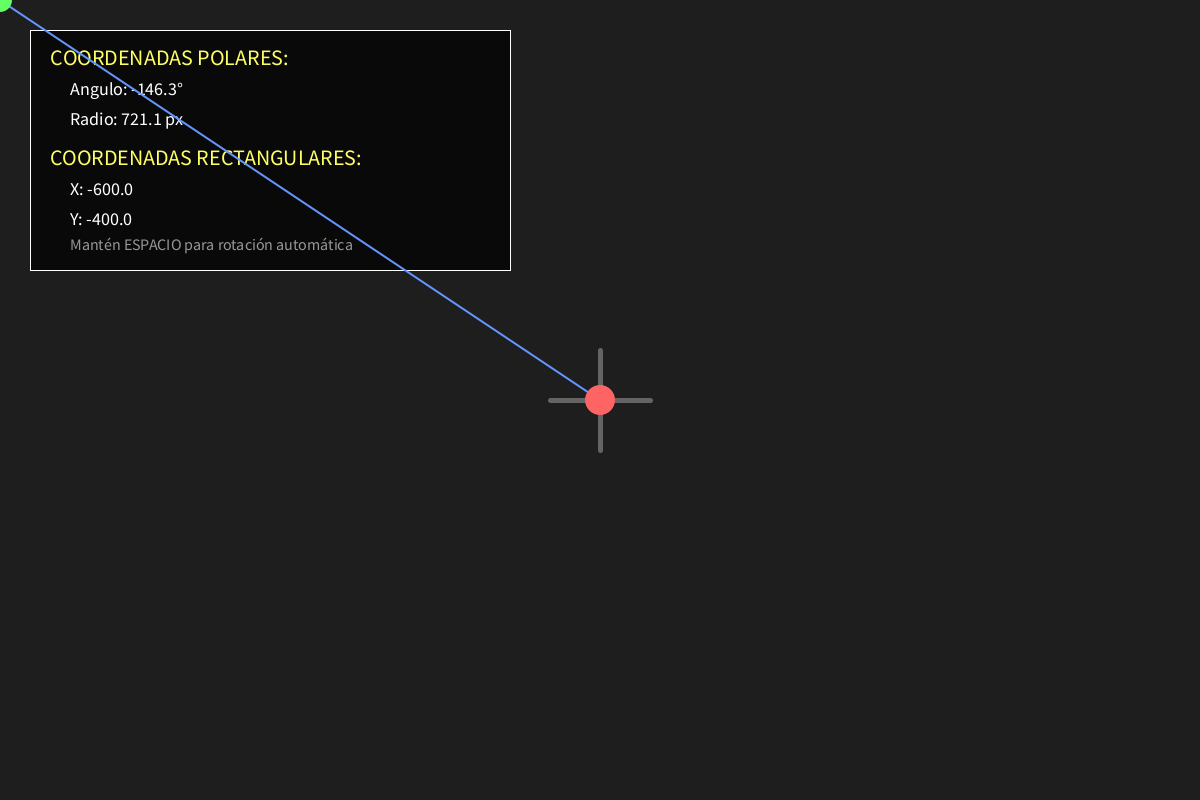
Frame 1 (no input)
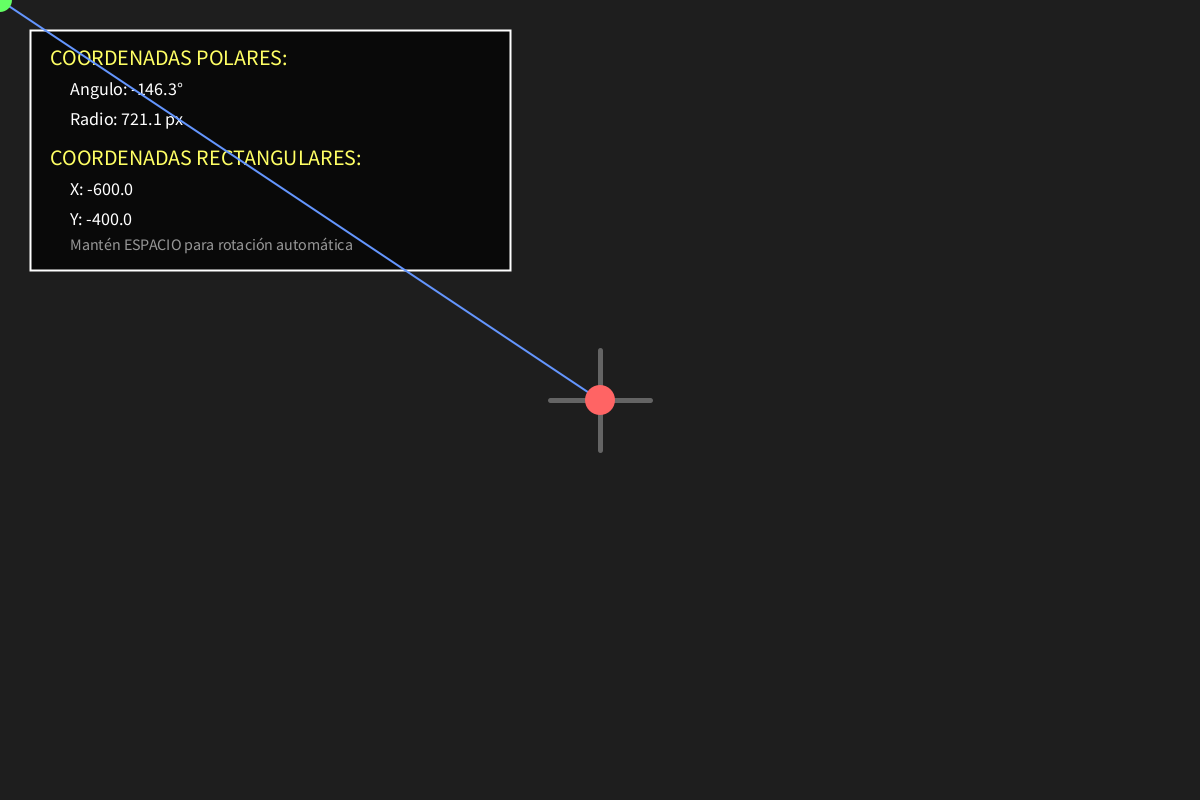
Frame 60 (the mouse pressed at the canvas centre just before this capture)
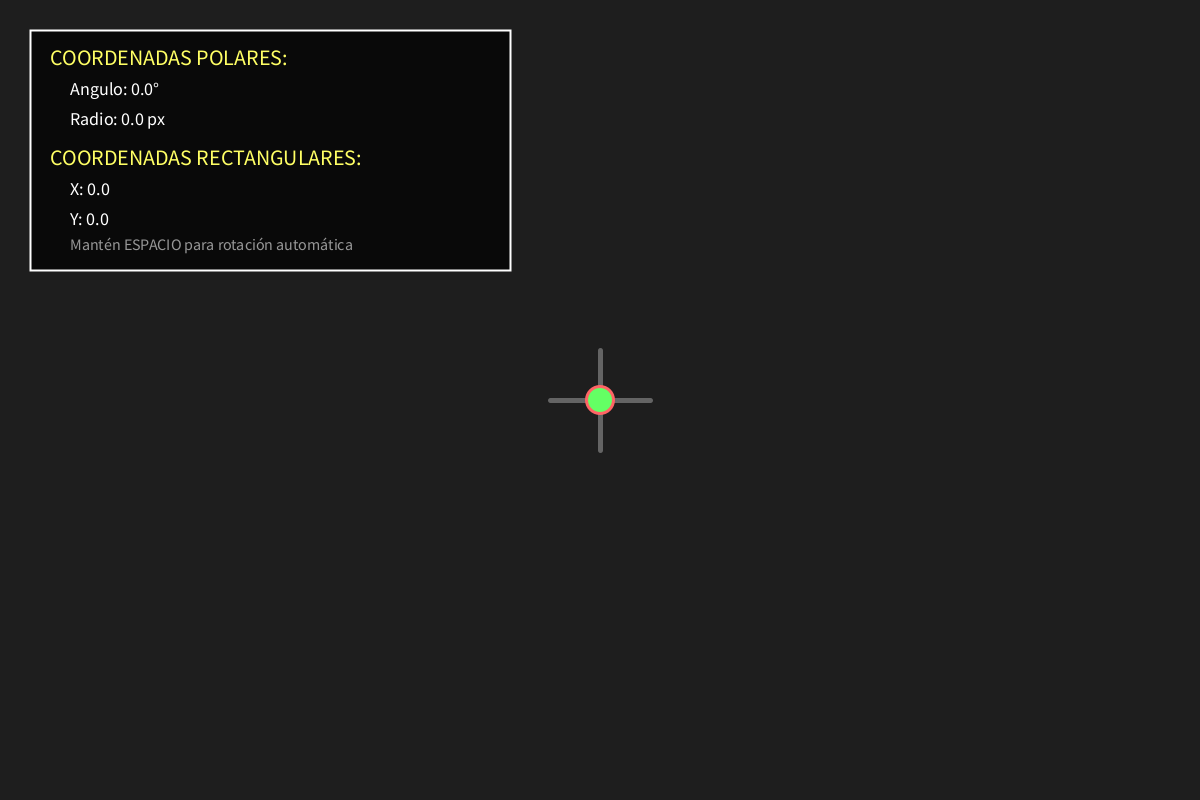
Frame 120 (the mouse held since frame 60 and released just before this capture)

The Processing sketch that drew these frames (run headless with seeded random() and noise(); from frame 60 on, the mouse is pressed at the canvas centre):

// Processing sketch: Cordenada_Polares_Rectangulares
// ── Cordenada_Polares_Rectangulares.pde
float radioFijo = 0;
float anguloAutomatico = 0;
float centroX;
float centroY;

// Posición del punto verde
float puntoX, puntoY;

void setup() {
  size(1200, 800);
  centroX = width / 2;
  centroY = height / 2;
}

void draw() {
  background(30);
  CuadroInformativo();
  
  // Ejes de referencia
  push();
  stroke(100);
  strokeWeight(5);
  line(centroX - 50, centroY, centroX + 50, centroY);
  line(centroX, centroY - 50, centroX, centroY + 50);
  pop();



  if (keyPressed && key == ' ') {
    // Modo automático mientras se mantiene ESPACIO
    if (radioFijo == 0) { // Primera vez que se presiona
      float deltaX = mouseX - centroX;
      float deltaY = mouseY - centroY;
      radioFijo = sqrt(deltaX * deltaX + deltaY * deltaY);
      anguloAutomatico = atan2(deltaY, deltaX);
    }
    puntoX = centroX + cos(anguloAutomatico) * radioFijo;
    puntoY = centroY + sin(anguloAutomatico) * radioFijo;
    anguloAutomatico += 0.05;
  } else {
    // Modo manual
    radioFijo = 0; // Reset para próxima vez
    puntoX = mouseX;
    puntoY = mouseY;
  }



  // Dibujar línea y puntos
  stroke(100, 150, 255);
  strokeWeight(2);
  line(centroX, centroY, puntoX, puntoY);

  fill(255, 100, 100);
  noStroke();
  ellipse(centroX, centroY, 30, 30);

  fill(100, 255, 100);
  ellipse(puntoX, puntoY, 24, 24);


  
}





void CuadroInformativo() {
  // Calcular valores para mostrar
  float deltaX = puntoX - centroX;
  float deltaY = puntoY - centroY;
  float angulo = atan2(deltaY, deltaX);
  float anguloGrados = degrees(angulo);
  float distancia = sqrt(deltaX * deltaX + deltaY * deltaY);

  // Información
  fill(0, 0, 0, 180);
  stroke(255);
  rect(30, 30, 480, 240);

  fill(255, 255, 100);
  textSize(22);
  text("COORDENADAS POLARES:", 50, 65);
  fill(255);
  textSize(18);
  text("Angulo: " + nf(anguloGrados, 1, 1) + "°", 70, 95);
  text("Radio: " + nf(distancia, 1, 1) + " px", 70, 125);

  fill(255, 255, 100);
  textSize(22);
  text("COORDENADAS RECTANGULARES:", 50, 165);
  fill(255);
  textSize(18);
  text("X: " + nf(deltaX, 1, 1), 70, 195);
  text("Y: " + nf(deltaY, 1, 1), 70, 225);

  fill(150);
  textSize(16);
  text("Mantén ESPACIO para rotación automática", 70, 250);
}
